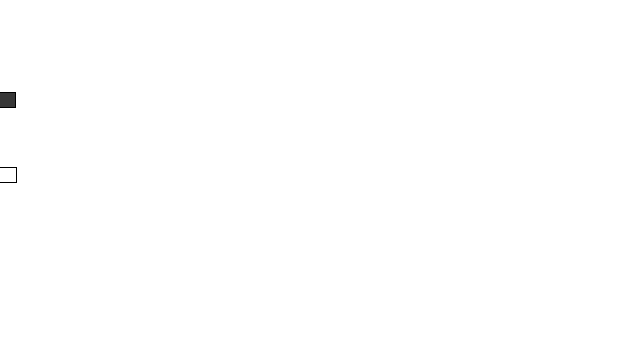
Frame 1 (no input)
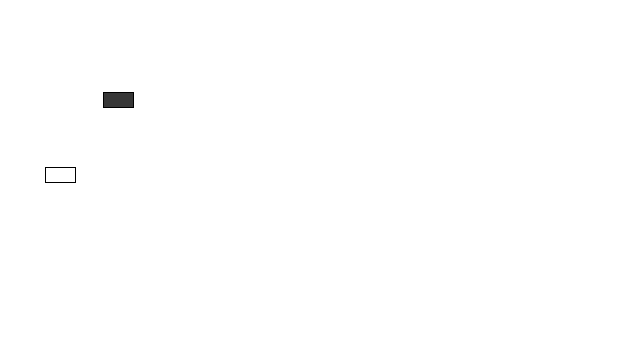
Frame 60 (the mouse pressed at the canvas centre just before this capture)
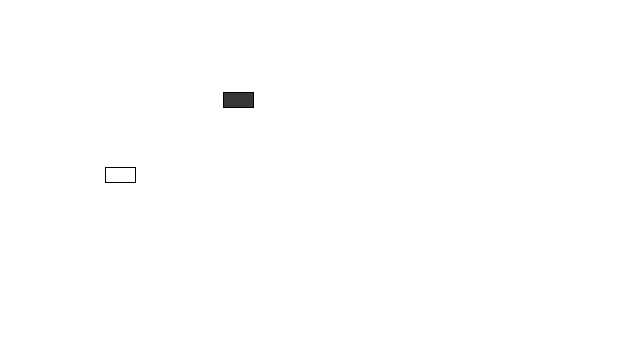
Frame 120 (the mouse held since frame 60 and released just before this capture)

The Processing sketch that drew these frames (run headless with seeded random() and noise(); from frame 60 on, the mouse is pressed at the canvas centre):

// Processing sketch: day_15
// ── day_15.pde
car myCar1;
car myCar2; //the two cars

void setup() {
  size(640, 360);

  myCar1 = new car(color(255), 0, 175, 1);

  myCar2 = new car(color(55), 0, 100, 2);
}

void draw() {
  background(255);

  myCar1.move();
  myCar1.display();

  myCar2.display();
  myCar2.move();
}
// ── car.pde
class car {
  color c;
  float xpos;
  float ypos;
  float xspeed;

  car(color tempC, float tempXpos, float tempYpos, float tempXspeed) {
    //making car constructor with var for input
    c = tempC;
    xpos = tempXpos;
    ypos = tempYpos;
    xspeed = tempXspeed;
  }
  void display() {

    stroke(0);
    fill(c);
    rectMode(CENTER);
    rect(xpos, ypos, 30, 15);
  }
  void move() {
    xpos = xpos + xspeed;
    if (xpos > width) {
      xpos = 0;
    }
  }
}
